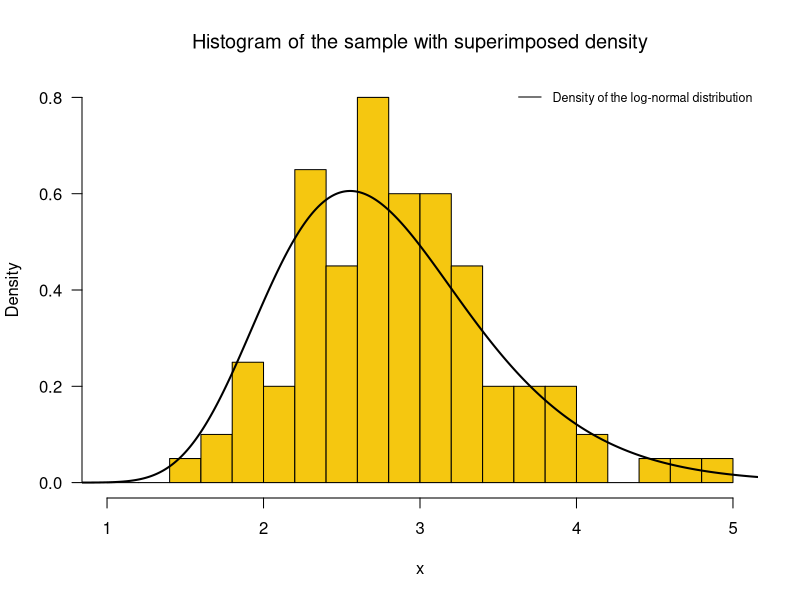
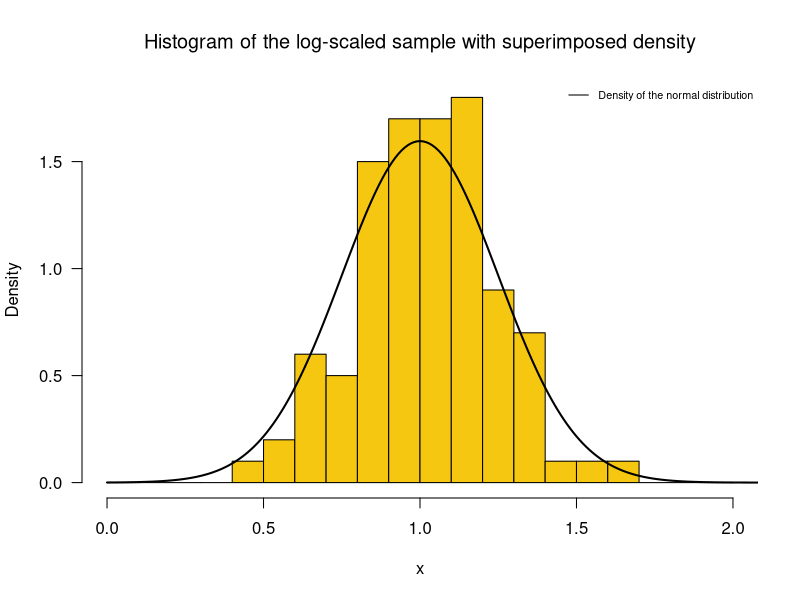

The R source for these figures, in order:
## ---- chunk 1
set.seed(1)
sam <- rlnorm(100, meanlog = 1, sdlog = 0.25)

hist(sam, probability = T, breaks = seq(floor(min(sam)), ceiling(max(sam)), by = 0.2),
     col = 7, main = "Histogram of the sample with superimposed density", xlab = "x",
     font.main = 1, las = 1)
lines(seq(0, 8, by = 0.01), dlnorm(seq(0, 8, by = 0.01), meanlog = 1, sdlog = 0.25), 
      col = 1, lty = 1, lwd = 2)
legend("topright", legend = "Density of the log-normal distribution", lty = 1, col = 1,
       cex = 0.75, bty = "n")
## ---- chunk 2
hist(log(sam), probability = T, breaks = seq(floor(min(log(sam))), ceiling(max(log(sam))), by = 0.1), col = 7, main = "Histogram of the log-scaled sample with superimposed density", xlab = "x", font.main = 1, las = 1)
lines(seq(0, 8, by = 0.01), dnorm(seq(0, 8, by = 0.01), mean = 1, sd = 0.25), 
      col = 1, lty = 1, lwd = 2)
legend("topright", legend = "Density of the normal distribution", lty = 1, col = 1,
       cex = 0.65, bty = "n")
